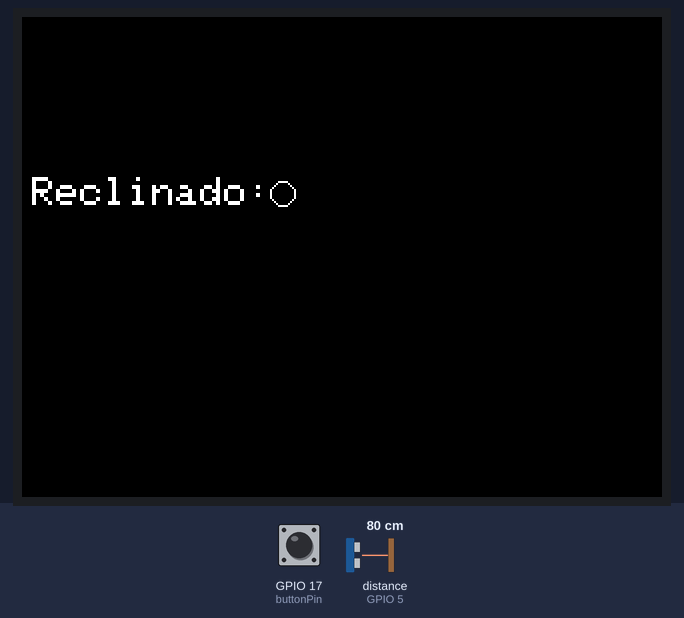
A sketch run on a simulated ESP32. Parts: 320×240 colour display. Wiring (inferred from the names in the program): ultrasonic range finder: trigger GPIO 2; echo GPIO 5. Inputs (shaded band) come from the test bench; at power-on: distance to the obstacle (sensor on GPIO 5) 80 cm, GPIO 17 (buttonPin) LOW. The echo pulse lasts 58.3 µs per cm; what the sketch prints to the serial monitor is not drawn.

Above: at 1.3 s.
1.4 s: distance to the obstacle (sensor on GPIO 5) set to 2 cm
At 2.8 s:
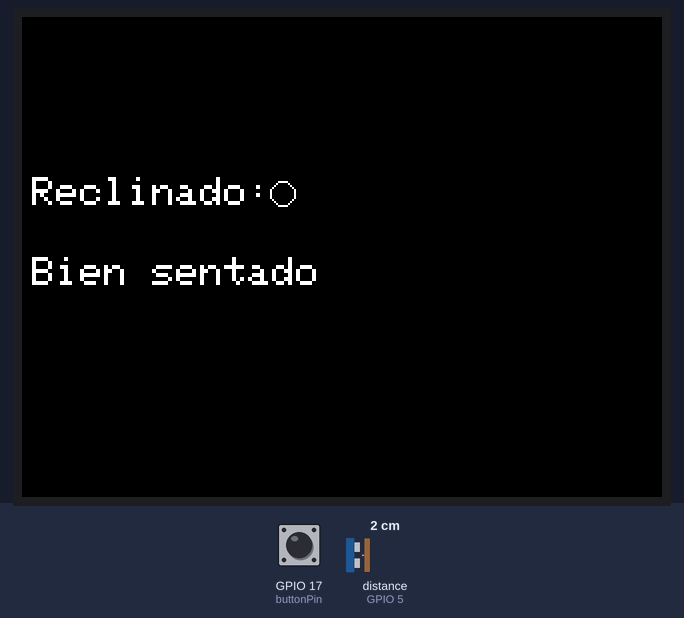
3.1 s: GPIO 17 (buttonPin) pulled HIGH for 0.6 s
At 3.5 s:
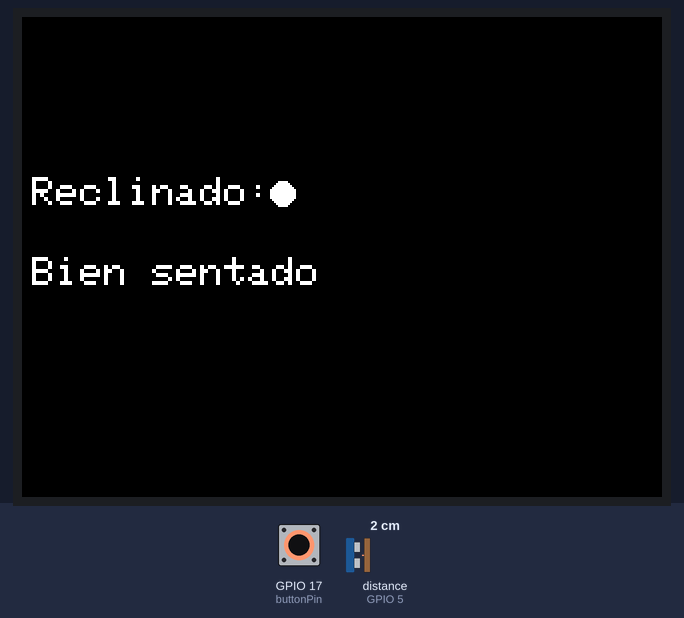
5.7 s: distance to the obstacle (sensor on GPIO 5) set to 9 cm
At 6.5 s:
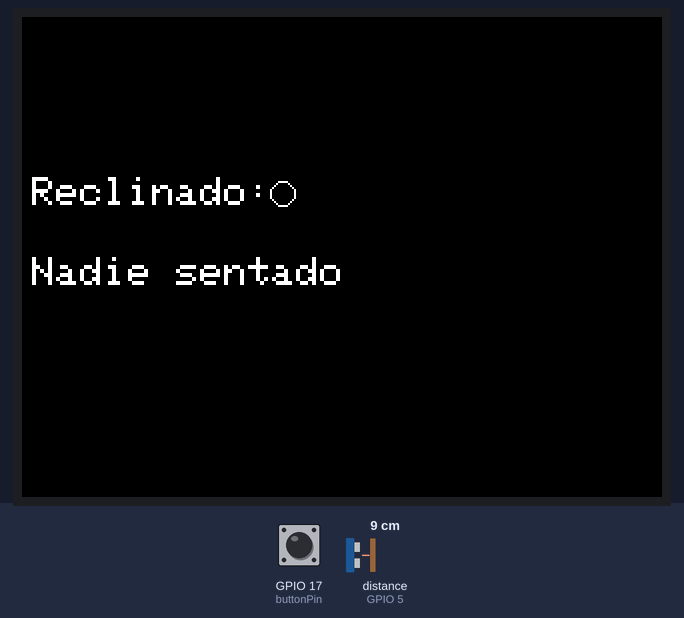
7.2 s: GPIO 17 (buttonPin) pulled HIGH for 1 s
At 8.0 s:
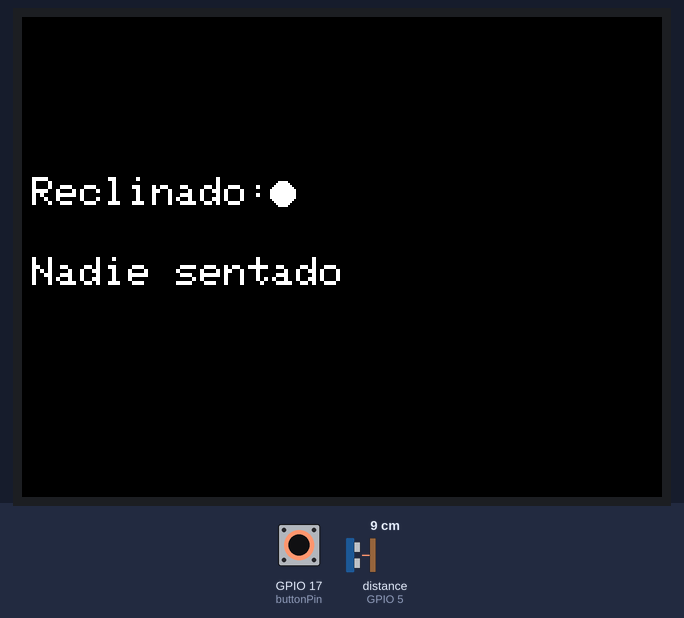
9.7 s: distance to the obstacle (sensor on GPIO 5) set to 4 cm
At 10.2 s:
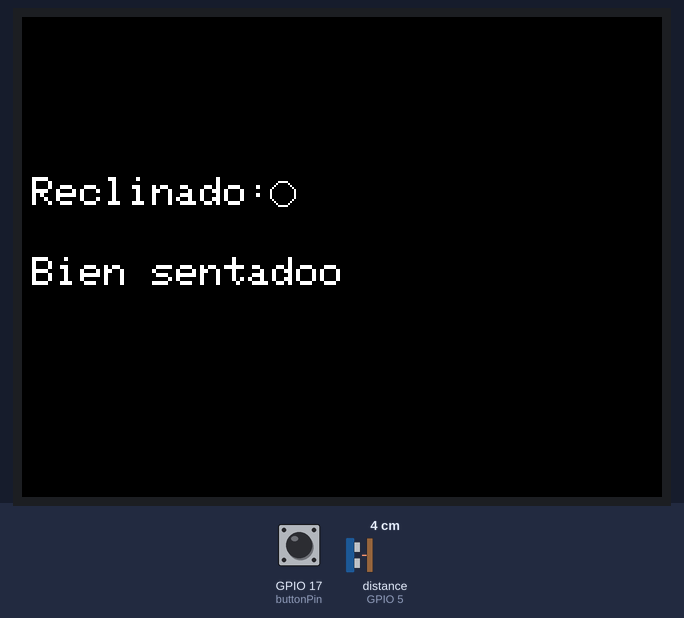
Timing chart, 0 to 12.2 s (numbered marks = the images above; inputs shaded):
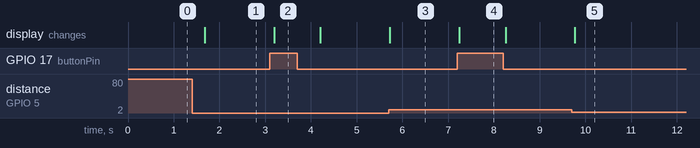

Measured:
- after the input at 1.4 s, the display: changes after 0.28 s (image 1)
- after the input at 3.1 s, the display: changes after 0.09 s (image 2)
- after the input at 5.7 s, the display: changes at once (image 3)
- after the input at 7.2 s, the display: changes at once (image 4)
- after the input at 9.7 s, the display: changes after 0.07 s (image 5)

The sketch:

TodoJunto.ino
```cpp
#include <M5Stack.h>

// Fin de Carrera (Detecta si el usuario tiene la espalda reclinada).
const int buttonPin = 17;
int buttonState = 0;

// Sensor de Ultrasonidos (Detecta si la persona esta sentada en la silla).
const int Trigger = 2;
const int Echo = 5;


void setup() {

  M5.begin(true,false,false);
  Serial.begin(9600);

  pinMode(buttonPin, INPUT);

  pinMode(Trigger, OUTPUT);
  pinMode(Echo, INPUT);
  digitalWrite(Trigger, LOW);

  M5.Lcd.setCursor(5,80);
  M5.Lcd.setTextSize(2);
  M5.Lcd.print("Reclinado: ");
  M5.Lcd.drawCircle(130,88, 6, WHITE);

  M5.Lcd.setCursor(5,120);

}

void loop() {
  buttonState = digitalRead(buttonPin);

  if (buttonState == HIGH) {
    M5.Lcd.fillCircle(130,88, 5, WHITE);
  }
  else{
    M5.Lcd.fillCircle(130,88, 5, BLACK);
  }

  long t; //timepo que demora en llegar el eco
  long d; //distancia en centimetros

  digitalWrite(Trigger, HIGH);
  delayMicroseconds(10);          //Enviamos un pulso de 10us
  digitalWrite(Trigger, LOW);

  t = pulseIn(Echo, HIGH); //obtenemos el ancho del pulso
  d = t/59;             //escalamos el tiempo a una distancia en cm

  Serial.print("Distancia: ");
  Serial.print(d);      //Enviamos serialmente el valor de la distancia
  Serial.print("cm");
  Serial.println();

  if(d <= 6)
  {
    M5.Lcd.setCursor(5,120);
    M5.Lcd.print("Bien sentado");
  }
  else if(d > 6 && d <= 12)
  {
    M5.Lcd.setCursor(5,120);
    M5.Lcd.print("Nadie sentado");
  }


  delay(500);

}
```
